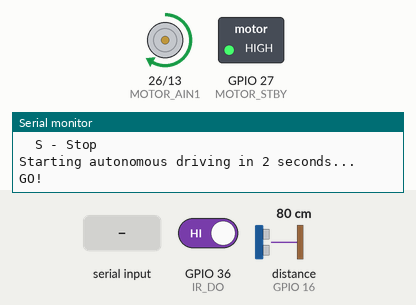
A sketch run on a simulated ESP32. Shown: motor-driver pin pairs drawn as motors (green arrow = first pin HIGH = forward, orange = second pin HIGH = backward, longer = more drive, scaled by the enable pin, stopped while the standby pin is LOW), switched loads named in the sketch (green lamp = pin HIGH), the last lines printed to the serial monitor. Inputs (shaded band) come from the test bench; at power-on: distance to the obstacle (sensor on GPIO 16) 80 cm, GPIO 36 (IR_DO) HIGH. The echo pulse lasts 58.3 µs per cm.

Above: at 4.2 s.
4.3 s: "H" received over Serial
At 5.5 s:
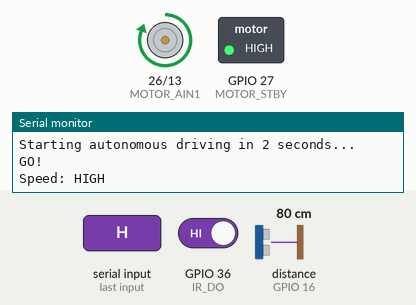
6.0 s: distance to the obstacle (sensor on GPIO 16) set to 2 cm
At 8.2 s:
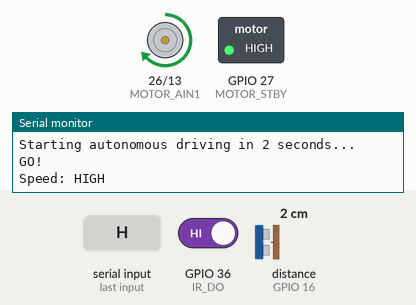
9.0 s: "L" received over Serial
At 10.7 s:
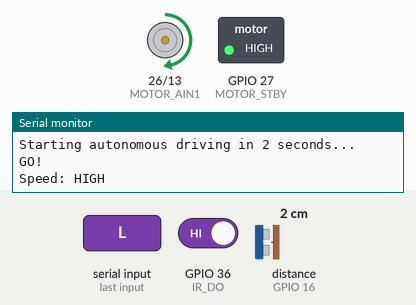
12.0 s: "G" received over Serial
18.0 s: distance to the obstacle (sensor on GPIO 16) set to 27 cm
20.2 s: distance to the obstacle (sensor on GPIO 16) set to 33 cm
At 22.0 s:
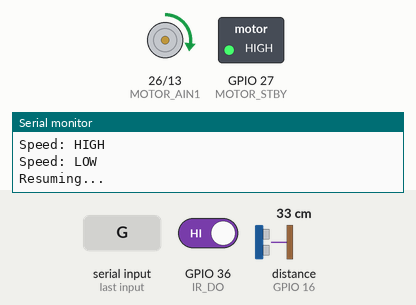
Timing chart, 0 to 23.3 s (numbered marks = the images above; inputs shaded):
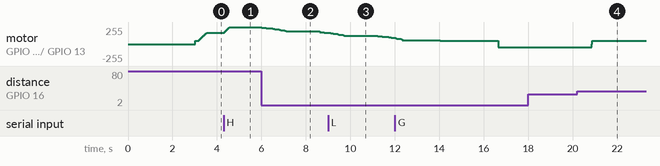

Measured:
- the behaviour switches between 29 and 30 cm on distance to the obstacle (sensor on GPIO 16) (found by bisection; images 3 and 4)
- after the input at 4.3 s, motor on GPIO 26 (MOTOR_AIN1) / GPIO 13 (MOTOR_AIN2): moves from forward 169/255 to forward 255/255 over 0.25 s, starting at once
- after the input at 6.0 s, motor on GPIO 26 (MOTOR_AIN1) / GPIO 13 (MOTOR_AIN2): moves from forward 255/255 to forward 172/255 over 2.8 s, starting at once
- after the input at 18.0 s, every drawn part: stays the same
- after the input at 20.2 s, motor on GPIO 26 (MOTOR_AIN1) / GPIO 13 (MOTOR_AIN2): backward 50/255 → forward 50/255 after 0.67 s

The sketch:

autonomous_Driving.ino
```cpp
/*
 * Pure Autonomous Driving - Standalone Version
 *
 * This is a minimal implementation focused ONLY on autonomous driving.
 * No data logging, no WiFi, no TFT display updates.
 * Just pure obstacle avoidance and navigation.
 *
 * Usage:
 * 1. Upload this to ESP32
 * 2. Car will start driving autonomously immediately
 * 3. Use Serial commands to control speed: L/M/H/S (Low/Medium/High/Stop)
 */

#include <Arduino.h>
#include <NewPing.h>
#include <Encoder.h>

// Motor Control
#define MOTOR_STBY 27
#define MOTOR_PWMA 25
#define MOTOR_AIN1 26
#define MOTOR_AIN2 13

// Speed Levels
#define SPEED_LOW 85
#define SPEED_MEDIUM 170
#define SPEED_HIGH 255

#define MIN_MOTOR_SPEED 50
const int PWMFreq = 20000;
const int PWMResolution = 8;
const int motorPWMSpeedChannel = 4;

int currentSpeed = SPEED_MEDIUM;
int currentRightSpeed = 0;
int currentLeftSpeed = 0;

// Sensor Pins
#define HC_TRIG 17
#define HC_ECHO 16
#define IR_DO 36
#define IR_AO 39

// Obstacle Detection
NewPing sonar(HC_TRIG, HC_ECHO, 200);
#define OBSTACLE_DISTANCE 30
#define TURN_DURATION 500
#define SAFE_DISTANCE 40
#define CRITICAL_DISTANCE 20

// Motor Control Functions
void applyAcceleration(int targetRightSpeed, int targetLeftSpeed) {
  const int ACCEL_STEP = 5;
  const int DECEL_STEP = 8;

  if (targetRightSpeed > currentRightSpeed) {
    currentRightSpeed += ACCEL_STEP;
    if (currentRightSpeed > targetRightSpeed) currentRightSpeed = targetRightSpeed;
  } else if (targetRightSpeed < currentRightSpeed) {
    currentRightSpeed -= DECEL_STEP;
    if (currentRightSpeed < targetRightSpeed) currentRightSpeed = targetRightSpeed;
  }

  if (targetLeftSpeed > currentLeftSpeed) {
    currentLeftSpeed += ACCEL_STEP;
    if (currentLeftSpeed > targetLeftSpeed) currentLeftSpeed = targetLeftSpeed;
  } else if (targetLeftSpeed < currentLeftSpeed) {
    currentLeftSpeed -= DECEL_STEP;
    if (currentLeftSpeed < targetLeftSpeed) currentLeftSpeed = targetLeftSpeed;
  }
}

void rotateMotor(int rightMotorSpeed, int leftMotorSpeed) {
  applyAcceleration(rightMotorSpeed, leftMotorSpeed);

  int combinedSpeed = (currentRightSpeed + currentLeftSpeed) / 2;

  digitalWrite(MOTOR_STBY, HIGH);

  if (combinedSpeed < 0) {
    digitalWrite(MOTOR_AIN1, LOW);
    digitalWrite(MOTOR_AIN2, HIGH);
  } else if (combinedSpeed > 0) {
    digitalWrite(MOTOR_AIN1, HIGH);
    digitalWrite(MOTOR_AIN2, LOW);
  } else {
    digitalWrite(MOTOR_AIN1, LOW);
    digitalWrite(MOTOR_AIN2, LOW);
  }

  int pwmValue = abs(combinedSpeed);
  if (pwmValue > 0 && pwmValue < MIN_MOTOR_SPEED) {
    pwmValue = MIN_MOTOR_SPEED;
  }
  ledcWrite(motorPWMSpeedChannel, pwmValue);
}

void stopMotors() {
  rotateMotor(0, 0);
}

void driveForward(int speed) {
  rotateMotor(speed, speed);
}

void turnLeft(int speed) {
  rotateMotor(speed, -speed);
}

void turnRight(int speed) {
  rotateMotor(-speed, speed);
}

void driveBackward(int speed) {
  rotateMotor(-speed, -speed);
}

// Sensor Reading
float readDistance() {
  float distance = sonar.ping_cm();
  if (distance == 0) distance = 200;
  return distance;
}

bool readIRSensor() {
  return digitalRead(IR_DO) == LOW;
}

float checkLeftDistance() {
  turnLeft(currentSpeed / 2);
  delay(200);
  float distance = readDistance();
  stopMotors();
  delay(50);
  return distance;
}

float checkRightDistance() {
  turnRight(currentSpeed / 2);
  delay(200);
  float distance = readDistance();
  stopMotors();
  delay(50);
  return distance;
}

// Autonomous Driving
void autonomousDrive() {
  float distance = readDistance();
  bool irObstacle = readIRSensor();

  if (distance < CRITICAL_DISTANCE || irObstacle) {
    stopMotors();
    delay(200);

    driveBackward(currentSpeed / 2);
    delay(300);
    stopMotors();
    delay(100);

    float leftDistance = checkLeftDistance();
    float rightDistance = checkRightDistance();

    if (leftDistance > rightDistance && leftDistance > OBSTACLE_DISTANCE) {
      turnLeft(currentSpeed);
      delay(TURN_DURATION);
    } else if (rightDistance > OBSTACLE_DISTANCE) {
      turnRight(currentSpeed);
      delay(TURN_DURATION);
    } else {
      driveBackward(currentSpeed / 2);
      delay(500);
      turnRight(currentSpeed);
      delay(TURN_DURATION * 2);
    }
    return;
  }

  if (distance < SAFE_DISTANCE && distance >= OBSTACLE_DISTANCE) {
    int reducedSpeed = map(distance, OBSTACLE_DISTANCE, SAFE_DISTANCE,
                          currentSpeed / 3, currentSpeed);
    driveForward(reducedSpeed);
    return;
  }

  if (distance < OBSTACLE_DISTANCE) {
    stopMotors();
    delay(100);

    float leftDistance = checkLeftDistance();
    float rightDistance = checkRightDistance();

    if (leftDistance > rightDistance && leftDistance > OBSTACLE_DISTANCE) {
      turnLeft(currentSpeed);
      delay(TURN_DURATION);
    } else if (rightDistance > OBSTACLE_DISTANCE) {
      turnRight(currentSpeed);
      delay(TURN_DURATION);
    } else {
      driveBackward(currentSpeed / 2);
      delay(400);
      turnRight(currentSpeed);
      delay(TURN_DURATION * 1.5);
    }
    return;
  }

  driveForward(currentSpeed);
}

void setup() {
  Serial.begin(115200);
  delay(1000);

  Serial.println("========================================");
  Serial.println("  AUTONOMOUS DRIVING MODE");
  Serial.println("========================================");
  Serial.println();

  pinMode(MOTOR_AIN1, OUTPUT);
  pinMode(MOTOR_AIN2, OUTPUT);
  pinMode(MOTOR_PWMA, OUTPUT);
  pinMode(MOTOR_STBY, OUTPUT);
  digitalWrite(MOTOR_STBY, HIGH);
  digitalWrite(MOTOR_AIN1, LOW);
  digitalWrite(MOTOR_AIN2, LOW);

  ledcSetup(motorPWMSpeedChannel, PWMFreq, PWMResolution);
  ledcAttachPin(MOTOR_PWMA, motorPWMSpeedChannel);

  pinMode(IR_DO, INPUT);
  pinMode(IR_AO, INPUT);

  Serial.println("Autonomous driving initialized");
  Serial.print("Speed: ");
  Serial.println(currentSpeed);
  Serial.println();
  Serial.println("Commands:");
  Serial.println("  L - Low speed");
  Serial.println("  M - Medium speed (default)");
  Serial.println("  H - High speed");
  Serial.println("  S - Stop");
  Serial.println();
  Serial.println("Starting autonomous driving in 2 seconds...");
  delay(2000);

  Serial.println("GO!");
}

void loop() {
  if (Serial.available()) {
    char cmd = Serial.read();

    switch (cmd) {
      case 'L':
      case 'l':
        currentSpeed = SPEED_LOW;
        Serial.println("Speed: LOW");
        break;

      case 'M':
      case 'm':
        currentSpeed = SPEED_MEDIUM;
        Serial.println("Speed: MEDIUM");
        break;

      case 'H':
      case 'h':
        currentSpeed = SPEED_HIGH;
        Serial.println("Speed: HIGH");
        break;

      case 'S':
      case 's':
        stopMotors();
        Serial.println("STOPPED");
        break;

      case 'G':
      case 'g':
        driveForward(currentSpeed);
        Serial.println("Resuming...");
        break;

      default:
        break;
    }

    while (Serial.available()) Serial.read();
  }

  autonomousDrive();

  delay(10);
}
```
